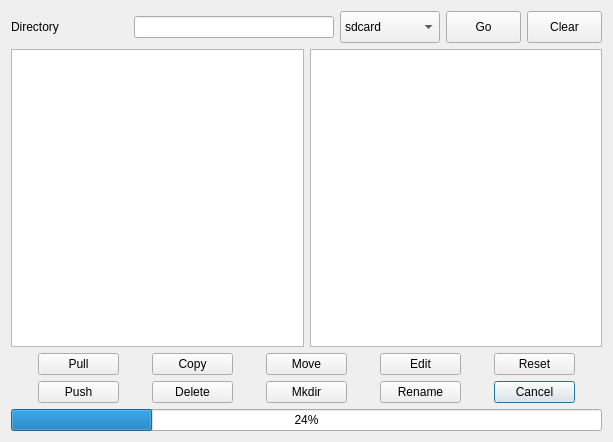
<?xml version="1.0" encoding="UTF-8"?>
<ui version="4.0">
 <class>usbfileDialog</class>
 <widget class="QDialog" name="usbfileDialog">
  <property name="windowModality">
   <enum>Qt::WindowModal</enum>
  </property>
  <property name="geometry">
   <rect>
    <x>0</x>
    <y>0</y>
    <width>613</width>
    <height>442</height>
   </rect>
  </property>
  <property name="windowTitle">
   <string>File Manager</string>
  </property>
  <property name="modal">
   <bool>true</bool>
  </property>
  <layout class="QVBoxLayout" name="verticalLayout">
   <property name="sizeConstraint">
    <enum>QLayout::SetDefaultConstraint</enum>
   </property>
   <item>
    <layout class="QHBoxLayout" name="horizontalLayout_4">
     <item>
      <widget class="QLabel" name="label">
       <property name="text">
        <string>Directory</string>
       </property>
      </widget>
     </item>
     <item>
      <widget class="QLineEdit" name="customdir">
       <property name="minimumSize">
        <size>
         <width>200</width>
         <height>21</height>
        </size>
       </property>
       <property name="maximumSize">
        <size>
         <width>200</width>
         <height>16777215</height>
        </size>
       </property>
       <property name="focusPolicy">
        <enum>Qt::ClickFocus</enum>
       </property>
       <property name="toolTip">
        <string>&lt;html&gt;&lt;head/&gt;&lt;body&gt;&lt;p&gt;Enter directory to load into active panel, then press Go or hit &amp;lt;enter&amp;gt;&lt;/p&gt;&lt;/body&gt;&lt;/html&gt;</string>
       </property>
       <property name="alignment">
        <set>Qt::AlignBottom|Qt::AlignLeading|Qt::AlignLeft</set>
       </property>
      </widget>
     </item>
     <item>
      <widget class="QComboBox" name="kodiDirs">
       <property name="minimumSize">
        <size>
         <width>100</width>
         <height>32</height>
        </size>
       </property>
       <property name="maximumSize">
        <size>
         <width>100</width>
         <height>32</height>
        </size>
       </property>
       <property name="focusPolicy">
        <enum>Qt::NoFocus</enum>
       </property>
       <property name="toolTip">
        <string>&lt;html&gt;&lt;head/&gt;&lt;body&gt;&lt;p&gt;Select starting directory for file manager&lt;/p&gt;&lt;/body&gt;&lt;/html&gt;</string>
       </property>
       <item>
        <property name="text">
         <string>sdcard</string>
        </property>
       </item>
       <item>
        <property name="text">
         <string>storage</string>
        </property>
       </item>
       <item>
        <property name="text">
         <string>data/local/tmp</string>
        </property>
       </item>
       <item>
        <property name="text">
         <string>kodi</string>
        </property>
       </item>
       <item>
        <property name="text">
         <string>userdata</string>
        </property>
       </item>
       <item>
        <property name="text">
         <string>addons</string>
        </property>
       </item>
      </widget>
     </item>
     <item>
      <widget class="QPushButton" name="goButton">
       <property name="minimumSize">
        <size>
         <width>75</width>
         <height>32</height>
        </size>
       </property>
       <property name="maximumSize">
        <size>
         <width>75</width>
         <height>32</height>
        </size>
       </property>
       <property name="focusPolicy">
        <enum>Qt::NoFocus</enum>
       </property>
       <property name="text">
        <string>Go</string>
       </property>
       <property name="autoDefault">
        <bool>false</bool>
       </property>
      </widget>
     </item>
     <item>
      <widget class="QPushButton" name="clearButton">
       <property name="minimumSize">
        <size>
         <width>75</width>
         <height>32</height>
        </size>
       </property>
       <property name="maximumSize">
        <size>
         <width>75</width>
         <height>32</height>
        </size>
       </property>
       <property name="focusPolicy">
        <enum>Qt::NoFocus</enum>
       </property>
       <property name="text">
        <string>Clear</string>
       </property>
       <property name="autoDefault">
        <bool>false</bool>
       </property>
      </widget>
     </item>
    </layout>
   </item>
   <item>
    <layout class="QHBoxLayout" name="horizontalLayout">
     <item>
      <widget class="CustomListWidget" name="usblistWidget1">
       <property name="enabled">
        <bool>true</bool>
       </property>
       <property name="focusPolicy">
        <enum>Qt::StrongFocus</enum>
       </property>
       <property name="sizeAdjustPolicy">
        <enum>QAbstractScrollArea::AdjustIgnored</enum>
       </property>
       <property name="dragEnabled">
        <bool>false</bool>
       </property>
       <property name="selectionMode">
        <enum>QAbstractItemView::ExtendedSelection</enum>
       </property>
       <property name="movement">
        <enum>QListView::Free</enum>
       </property>
       <property name="resizeMode">
        <enum>QListView::Adjust</enum>
       </property>
       <property name="viewMode">
        <enum>QListView::ListMode</enum>
       </property>
      </widget>
     </item>
     <item>
      <widget class="CustomListWidget" name="usblistWidget2">
       <property name="minimumSize">
        <size>
         <width>221</width>
         <height>0</height>
        </size>
       </property>
       <property name="focusPolicy">
        <enum>Qt::StrongFocus</enum>
       </property>
       <property name="sizeAdjustPolicy">
        <enum>QAbstractScrollArea::AdjustIgnored</enum>
       </property>
       <property name="dragEnabled">
        <bool>false</bool>
       </property>
       <property name="selectionMode">
        <enum>QAbstractItemView::ExtendedSelection</enum>
       </property>
       <property name="movement">
        <enum>QListView::Free</enum>
       </property>
       <property name="resizeMode">
        <enum>QListView::Adjust</enum>
       </property>
       <property name="viewMode">
        <enum>QListView::ListMode</enum>
       </property>
      </widget>
     </item>
    </layout>
   </item>
   <item>
    <layout class="QHBoxLayout" name="horizontalLayout_2">
     <item>
      <widget class="QPushButton" name="pullButton">
       <property name="maximumSize">
        <size>
         <width>81</width>
         <height>32</height>
        </size>
       </property>
       <property name="focusPolicy">
        <enum>Qt::NoFocus</enum>
       </property>
       <property name="toolTip">
        <string>&lt;html&gt;&lt;head/&gt;&lt;body&gt;&lt;p&gt;Pull files and folders from this device to the computer&lt;/p&gt;&lt;/body&gt;&lt;/html&gt;</string>
       </property>
       <property name="text">
        <string>Pull</string>
       </property>
       <property name="autoDefault">
        <bool>false</bool>
       </property>
      </widget>
     </item>
     <item>
      <widget class="QPushButton" name="copyButton">
       <property name="maximumSize">
        <size>
         <width>81</width>
         <height>32</height>
        </size>
       </property>
       <property name="focusPolicy">
        <enum>Qt::NoFocus</enum>
       </property>
       <property name="toolTip">
        <string>&lt;html&gt;&lt;head/&gt;&lt;body&gt;&lt;p&gt;Copy files/folders to a different area on this device&lt;/p&gt;&lt;/body&gt;&lt;/html&gt;</string>
       </property>
       <property name="text">
        <string>Copy</string>
       </property>
       <property name="autoDefault">
        <bool>false</bool>
       </property>
      </widget>
     </item>
     <item>
      <widget class="QPushButton" name="moveButton">
       <property name="maximumSize">
        <size>
         <width>81</width>
         <height>32</height>
        </size>
       </property>
       <property name="focusPolicy">
        <enum>Qt::NoFocus</enum>
       </property>
       <property name="toolTip">
        <string>&lt;html&gt;&lt;head/&gt;&lt;body&gt;&lt;p&gt;Move files/folders to a different area on this device&lt;/p&gt;&lt;/body&gt;&lt;/html&gt;</string>
       </property>
       <property name="text">
        <string>Move</string>
       </property>
       <property name="autoDefault">
        <bool>false</bool>
       </property>
      </widget>
     </item>
     <item>
      <widget class="QPushButton" name="editButton">
       <property name="maximumSize">
        <size>
         <width>81</width>
         <height>32</height>
        </size>
       </property>
       <property name="focusPolicy">
        <enum>Qt::NoFocus</enum>
       </property>
       <property name="toolTip">
        <string>&lt;html&gt;&lt;head/&gt;&lt;body&gt;&lt;p&gt;Edit selected file&lt;/p&gt;&lt;/body&gt;&lt;/html&gt;</string>
       </property>
       <property name="text">
        <string>Edit</string>
       </property>
       <property name="autoDefault">
        <bool>false</bool>
       </property>
      </widget>
     </item>
     <item>
      <widget class="QPushButton" name="resetButton">
       <property name="maximumSize">
        <size>
         <width>81</width>
         <height>32</height>
        </size>
       </property>
       <property name="focusPolicy">
        <enum>Qt::NoFocus</enum>
       </property>
       <property name="toolTip">
        <string>&lt;html&gt;&lt;head/&gt;&lt;body&gt;&lt;p&gt;Reset filemanager&lt;/p&gt;&lt;/body&gt;&lt;/html&gt;</string>
       </property>
       <property name="text">
        <string>Reset</string>
       </property>
       <property name="autoDefault">
        <bool>false</bool>
       </property>
      </widget>
     </item>
    </layout>
   </item>
   <item>
    <layout class="QHBoxLayout" name="horizontalLayout_3">
     <item>
      <widget class="QPushButton" name="pushfilesButton">
       <property name="maximumSize">
        <size>
         <width>81</width>
         <height>32</height>
        </size>
       </property>
       <property name="focusPolicy">
        <enum>Qt::NoFocus</enum>
       </property>
       <property name="toolTip">
        <string>&lt;html&gt;&lt;head/&gt;&lt;body&gt;&lt;p&gt;Push files and folders from the computer to this device&lt;/p&gt;&lt;/body&gt;&lt;/html&gt;</string>
       </property>
       <property name="text">
        <string>Push</string>
       </property>
       <property name="autoDefault">
        <bool>false</bool>
       </property>
      </widget>
     </item>
     <item>
      <widget class="QPushButton" name="delButton">
       <property name="maximumSize">
        <size>
         <width>81</width>
         <height>32</height>
        </size>
       </property>
       <property name="focusPolicy">
        <enum>Qt::NoFocus</enum>
       </property>
       <property name="toolTip">
        <string>&lt;html&gt;&lt;head/&gt;&lt;body&gt;&lt;p&gt;Delete files/folders on this device&lt;/p&gt;&lt;/body&gt;&lt;/html&gt;</string>
       </property>
       <property name="text">
        <string>Delete</string>
       </property>
       <property name="autoDefault">
        <bool>false</bool>
       </property>
      </widget>
     </item>
     <item>
      <widget class="QPushButton" name="mkdirButton">
       <property name="maximumSize">
        <size>
         <width>81</width>
         <height>32</height>
        </size>
       </property>
       <property name="focusPolicy">
        <enum>Qt::NoFocus</enum>
       </property>
       <property name="toolTip">
        <string>&lt;html&gt;&lt;head/&gt;&lt;body&gt;&lt;p&gt;Make a new directory on this device&lt;/p&gt;&lt;/body&gt;&lt;/html&gt;</string>
       </property>
       <property name="text">
        <string>Mkdir</string>
       </property>
       <property name="autoDefault">
        <bool>false</bool>
       </property>
      </widget>
     </item>
     <item>
      <widget class="QPushButton" name="renameButton">
       <property name="maximumSize">
        <size>
         <width>81</width>
         <height>32</height>
        </size>
       </property>
       <property name="focusPolicy">
        <enum>Qt::NoFocus</enum>
       </property>
       <property name="toolTip">
        <string>&lt;html&gt;&lt;head/&gt;&lt;body&gt;&lt;p&gt;Rename file or directory&lt;/p&gt;&lt;/body&gt;&lt;/html&gt;</string>
       </property>
       <property name="text">
        <string>Rename</string>
       </property>
       <property name="autoDefault">
        <bool>false</bool>
       </property>
      </widget>
     </item>
     <item>
      <widget class="QPushButton" name="cancelButton">
       <property name="maximumSize">
        <size>
         <width>81</width>
         <height>32</height>
        </size>
       </property>
       <property name="focusPolicy">
        <enum>Qt::NoFocus</enum>
       </property>
       <property name="toolTip">
        <string>&lt;html&gt;&lt;head/&gt;&lt;body&gt;&lt;p&gt;Close File Manager&lt;/p&gt;&lt;/body&gt;&lt;/html&gt;</string>
       </property>
       <property name="text">
        <string>Cancel</string>
       </property>
       <property name="autoDefault">
        <bool>false</bool>
       </property>
       <property name="default">
        <bool>true</bool>
       </property>
      </widget>
     </item>
    </layout>
   </item>
   <item>
    <widget class="QProgressBar" name="usbprogressBar">
     <property name="value">
      <number>24</number>
     </property>
    </widget>
   </item>
  </layout>
 </widget>
 <customwidgets>
  <customwidget>
   <class>CustomListWidget</class>
   <extends>QListWidget</extends>
   <header location="global">customlistwidget.h</header>
  </customwidget>
 </customwidgets>
 <resources/>
 <connections>
  <connection>
   <sender>cancelButton</sender>
   <signal>clicked()</signal>
   <receiver>usbfileDialog</receiver>
   <slot>reject()</slot>
   <hints>
    <hint type="sourcelabel">
     <x>120</x>
     <y>235</y>
    </hint>
    <hint type="destinationlabel">
     <x>172</x>
     <y>131</y>
    </hint>
   </hints>
  </connection>
 </connections>
</ui>
